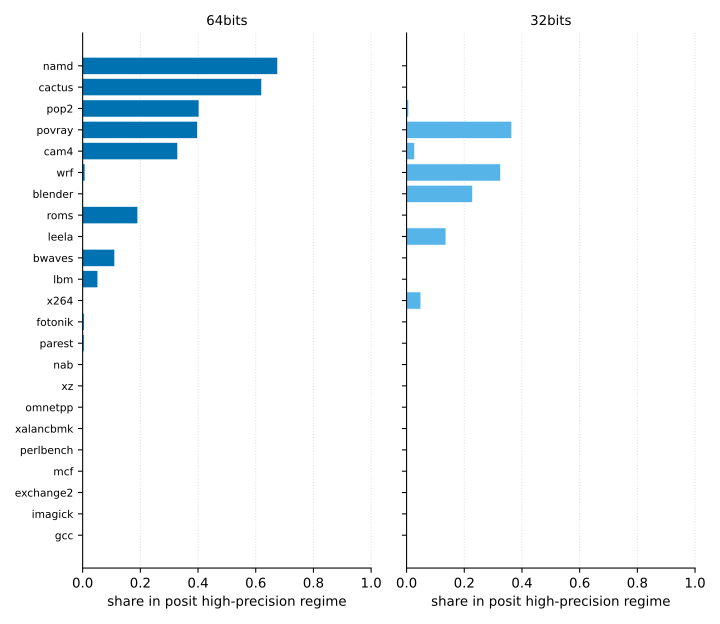

Python code for this plot:
#!/usr/bin/env python3
"""Posit-32 suitability: high-precision regime share per (bench, alloc_type).

Horizontal bars: x = fraction of stores in the posit "high-precision"
regime (low |unbiased exponent|, where posits beat IEEE-32). Faceted by
alloc_type.
"""
from pathlib import Path

import matplotlib.pyplot as plt
import pandas as pd

HERE = Path(__file__).resolve().parent
OUT  = HERE / "figure.svg"

COLOR = {"64bits": "#0072B2", "32bits": "#56B4E9"}
ORDER = ["64bits", "32bits"]


def main() -> None:
    df = pd.read_csv(HERE / "result.csv")
    bench_order = (df.groupby("bench")["frac_high_precision"].max()
                     .sort_values().index.tolist())

    fig, axes = plt.subplots(1, len(ORDER), figsize=(7.5, 6.5),
                              sharey=True)
    for ax, atype in zip(axes, ORDER):
        sub = (df[df.alloc_type == atype]
               .set_index("bench").reindex(bench_order))
        ax.barh(range(len(sub)), sub["frac_high_precision"].fillna(0),
                color=COLOR[atype], edgecolor="white", linewidth=0.4)
        ax.set_yticks(range(len(sub)))
        ax.set_yticklabels(sub.index, fontsize=8)
        ax.set_xlim(0, 1)
        ax.set_xlabel("share in posit high-precision regime")
        ax.set_title(atype, fontsize=10)
        ax.grid(axis="x", linestyle=":", alpha=0.4)
        ax.set_axisbelow(True)
        for spine in ("top", "right"):
            ax.spines[spine].set_visible(False)

    fig.tight_layout()
    fig.savefig(OUT, format="svg")
    print(f"wrote {OUT}")


if __name__ == "__main__":
    main()
